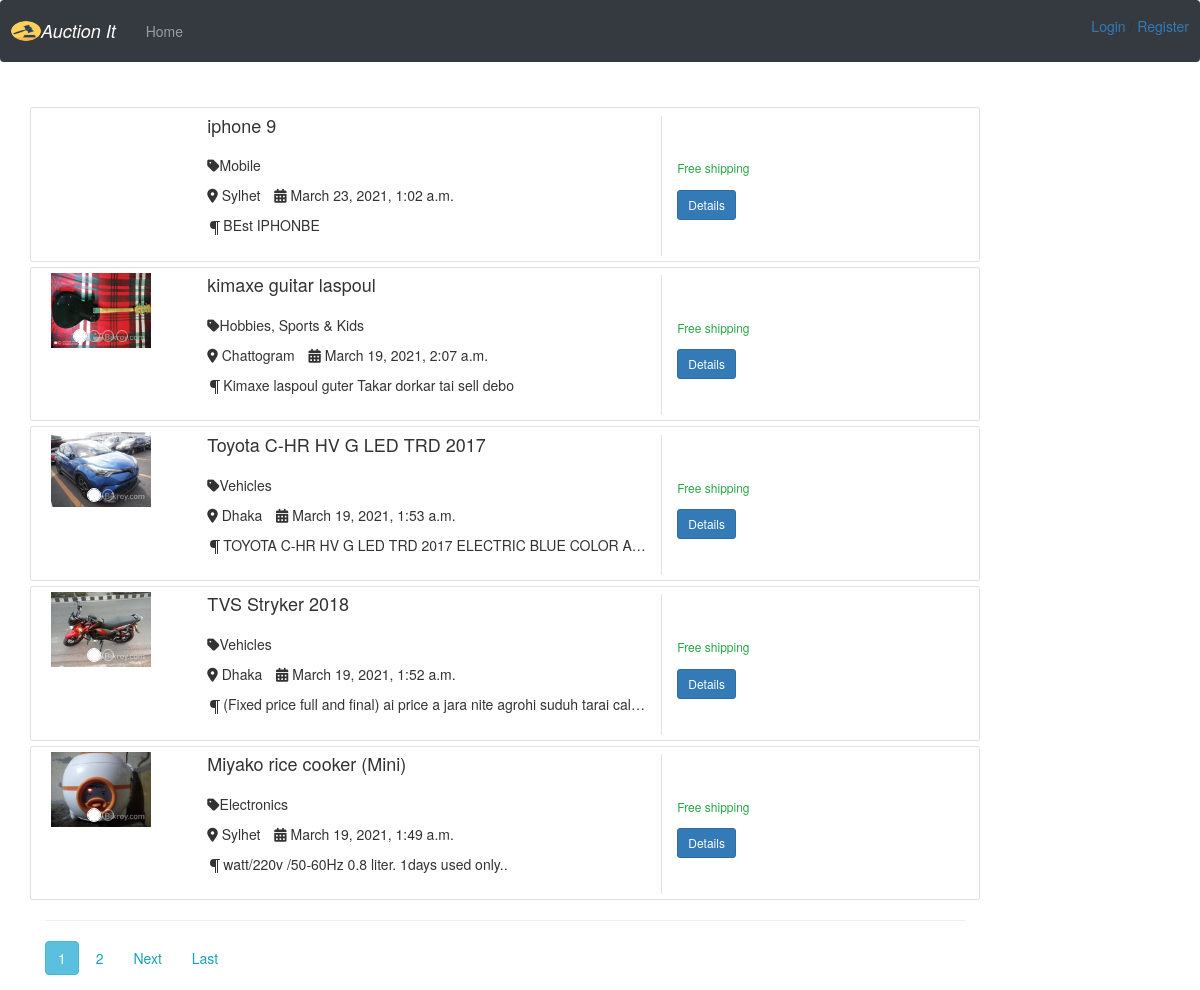
Page /on_auction/ on the committed database.
### core/models.py (models this page shows, shortened)
class AuctionItem(models.Model):
    name = models.CharField(max_length=50)
    owner = models.ForeignKey(User, on_delete=models.CASCADE)
    category = models.ForeignKey(Category, on_delete=models.CASCADE)
    date_posted = models.DateTimeField(default=timezone.now)
    is_sold = models.BooleanField(default=False)
    location = models.ForeignKey(Location, on_delete=models.CASCADE)
    color = models.CharField(max_length=50)
    model = models.CharField(max_length=50)
    description = models.TextField()

class Category(models.Model):
    title = models.CharField(max_length=50)
    timestamp =  models.DateTimeField(default=datetime.now, blank=True)
    description = models.TextField(default="none")
    image = models.ImageField(default="default_cat", upload_to='Category_pics')
    def __str__(self):
        return self.title

class Location(models.Model):
    title = models.CharField(max_length=50)
    timestamp =  models.DateTimeField(default=datetime.now, blank=True)
    def __str__(self):
        return self.title

class Images(models.Model):
    item = models.ForeignKey(AuctionItem,on_delete=models.CASCADE)
    image = models.ImageField(default='default.jpg', upload_to='auction_item_pics')

### center/views.py (the view)
# urls.py: path('on_auction/', OnAuctionListView.as_view(), name='on_auction'),
class OnAuctionListView(ListView):
    template_name = 'center/on_auction.html'
    model = AuctionItem
    context_object_name = 'items'
    def get_context_data(self, **kwargs):
        context = super().get_context_data(**kwargs)
        context.update({
            'on_auction_nav': 'active',
            'photos': Images.objects.all(),
        })
        return context
    ordering = ['-date_posted']
    paginate_by = 5

### center/templates/center/on_auction.html (shortened to what this page needs)
{% extends 'center/base.html' %}
    {% block content %}
<head>
<link href="https://maxcdn.bootstrapcdn.com/font-awesome/4.3.0/css/font-awesome.min.css" rel="stylesheet">
</head>
                {% for it in items %}
                    <div class="row p-2 bg-white border rounded mt-2">
                        <div class="col-md-2 mt-0">
                              <div id="myCarousel" class="carousel slide" data-ride="carousel">
                                    <ol class="carousel-indicators">
                                    {% for p in it.images_set.all %}
                                      <li data-target="#carousel-example-1z" data-slide-to="{{ forloop.counter0 }}" class="{% if forloop.counter0 == 0 %} active {% endif %}"></li>
                                    {% endfor %}
                                    </ol>
                                    <div class="carousel-inner" role="listbox">
                                      {% for p in it.images_set.all %}
                                              <div class="carousel-item {% if forloop.counter0 == 0 %} active {% endif %}">
                                                <img class="d-block w-100" src="{{p.image.url}}"
                                                  alt="First slide">
                                              </div>
                                      {% endfor %}
                                  </div>
                               </div>
                </div>
                <div class="col-md-6 mt-1">
                    <h4>{{it.name}}</h4>
                    <br>
                    <div class="d-flex flex-row">
                        <p class="muted-text"> <i class="fa fa-tag" aria-hidden="true"></i>{{it.category}}</p>
                    </div>
                    <div class="d-flex flex-row">
                         <ul class="list-unstyled list-inline media-detail pull-left">
                            <li><i class="fa fa-map-marker" aria-hidden="true"></i> {{it.location}}</li>
                            <li><i class="fa fa-calendar"></i> {{it.date_posted}}</li>
                        </ul>
                    </div>
                    <p class="text-justify text-truncate para mb-0"><svg xmlns="http://www.w3.org/2000/svg" width="16" height="16" fill="currentColor" class="bi bi-paragraph" viewBox="0 0 16 16">
  <path d="M10.5 15a.5.5 0 0 1-.5-.5V2H9v12.5a.5.5 0 0 1-1 0V9H7a4 4 0 1 1 0-8h5.5a.5.5 0 0 1 0 1H11v12.5a.5.5 0 0 1-.5.5z"/>
</svg>{{it.description}}<br><br></p>
                </div>
                <div class="align-items-center align-content-center col-md-3 border-left mt-1">
                    <h6 class="text-success">Free shipping</h6>
                    <div class="d-flex flex-column mt-4">
                        <a href="{% url 'center:detail_product' it.id %}" >
                         <button class="btn btn-primary btn-sm" type="button">
                            Details</button></a>
                        </div>
                </div>
            </div>
                 {% endfor %}
<hr>
         {% if is_paginated %}
      {% for num in page_obj.paginator.page_range %}
        {% if page_obj.number == num %}
          <a class="btn btn-info mb-4" href="?page={{ num }}">{{ num }}</a>
        {% elif num > page_obj.number|add:'-3' and num < page_obj.number|add:'3' %}
          <a class="btn btn-outline-info mb-4" href="?page={{ num }}">{{ num }}</a>
        {% endif %}
      {% endfor %}
      {% if page_obj.has_next %}
        <a class="btn btn-outline-info mb-4" href="?page={{ page_obj.next_page_number }}">Next</a>
        <a class="btn btn-outline-info mb-4" href="?page={{ page_obj.paginator.num_pages }}">Last</a>
      {% endif %}
    {% endif %}
    {% endblock %}

### static/css/style.css (style rules this page uses)
body { background: #fafafa; color: #333333; margin-top: 5rem; }
h1, h2, h3, h4, h5, h6 { color: #444444; }
ul { margin: 0; }
h4 { display:inline; }
h4:after { content:"\a"; white-space: pre; }

### center/templates/center/on_auction.html (style rules this page uses)
.carousel { width:100px; height:100px; }

### rows in the picture
AuctionItem: name "iphone 9", category "Mobile", location "Sylhet", date_posted "March 23, 2021, 1:02 a.m.", description "BEst IPHONBE"
AuctionItem: name "kimaxe guitar laspoul", category "Hobbies, Sports & Kids", location "Chattogram", date_posted "March 19, 2021, 2:07 a.m.", description "Kimaxe laspoul guter Takar dorkar tai sell debo"
Images: image (picture)
AuctionItem: name "Toyota C-HR HV G LED TRD 2017", category "Vehicles", location "Dhaka", date_posted "March 19, 2021, 1:53 a.m.", description "TOYOTA C-HR HV G LED TRD 2017 ELECTRIC BLUE COLOR A…"
Images: image (picture)
AuctionItem: name "TVS Stryker 2018", category "Vehicles", location "Dhaka", date_posted "March 19, 2021, 1:52 a.m.", description "(Fixed price full and final) ai price a jara nite agrohi suduh tarai cal…"
Images: image (picture)
AuctionItem: name "Miyako rice cooker (Mini)", category "Electronics", location "Sylhet", date_posted "March 19, 2021, 1:49 a.m.", description "watt/220v /50-60Hz 0.8 liter. 1days used only.."
Images: image (picture)

### other values in the picture
{{ num }} "1"
{{ num }} "2"
